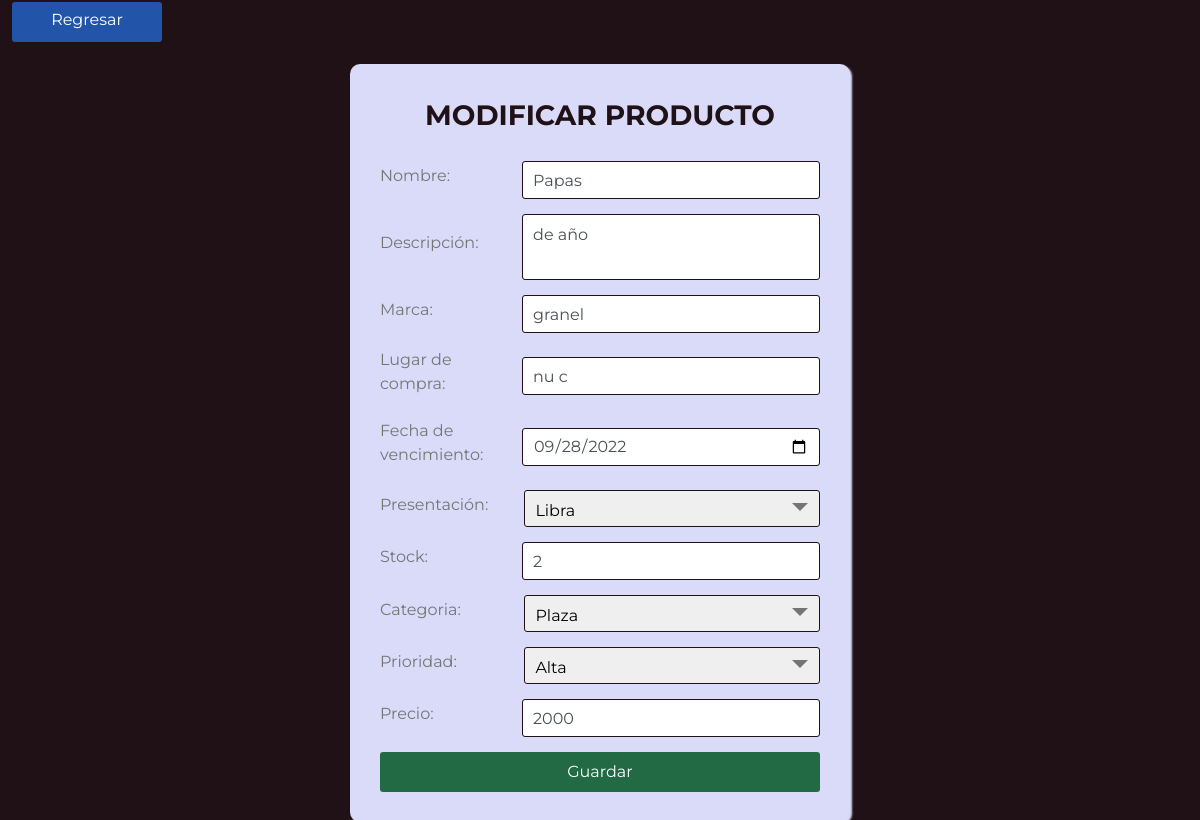
Screenshot of /index.php?c=producto&a=modificar&id=00000000002 with the database file from the repository.
### tables this page shows
CREATE TABLE IF NOT EXISTS `producto` (
  `idProducto` int(11) UNSIGNED ZEROFILL NOT NULL AUTO_INCREMENT,
  `nombreProducto` varchar(50) DEFAULT NULL,
  `descripcionProducto` varchar(50) DEFAULT NULL,
  `marca` varchar(50) DEFAULT NULL,
  `lugarDeCompra` varchar(50) DEFAULT NULL,
  `fechaVencimiento` date DEFAULT NULL,
  `idPresentacion` varchar(10) NOT NULL,
  `stock` int(11) DEFAULT NULL,
  `idCategoria` varchar(10) NOT NULL,
  `idPrioridad` varchar(10) NOT NULL,
  `precio` double DEFAULT NULL,
  `estado` int(1) DEFAULT NULL,
  PRIMARY KEY (`idProducto`),
  KEY `idPresentacion` (`idPresentacion`),
  KEY `idPrioridad` (`idPrioridad`),
  KEY `idCategoria` (`idCategoria`)
);

CREATE TABLE IF NOT EXISTS `presentacion` (
  `idPresentacion` varchar(10) NOT NULL,
  `nombrePresentacion` varchar(50) DEFAULT NULL,
  `siglaPresentacion` varchar(50) DEFAULT NULL,
  PRIMARY KEY (`idPresentacion`)
);

CREATE TABLE IF NOT EXISTS `categoria` (
  `idCategoria` varchar(10) NOT NULL,
  `nombreCategoria` varchar(50) DEFAULT NULL,
  PRIMARY KEY (`idCategoria`)
);

CREATE TABLE IF NOT EXISTS `prioridad` (
  `idPrioridad` varchar(10) NOT NULL,
  `nombrePrioridad` varchar(50) NOT NULL,
  PRIMARY KEY (`idPrioridad`)
);

### controllers/Producto.php (called while the page is built, shortened)
<?php
	class ProductoController {
		public function __construct(){
			require_once "models/ProductoModel.php";
		}
		public function modificar($idProducto){
			$producto = new Producto_model();
			$presentacion = new Presentacion_model();
			$categoria = new Categoria_model();
			$prioridad = new Prioridad_model();
			$data["idProducto"] = $idProducto;
			$data["producto"] = $producto->get_producto($idProducto);
			$data["presentacion"] = $presentacion->get_presentaciones();
			$data["categoria"] = $categoria->get_categorias();
			$data["prioridad"] = $prioridad->get_prioridades();
			$data["titulo"] = "Modificar producto";
			require_once "views/producto/modificarProducto.php";
		}
	}
?>

### config/database.php (called while the page is built)
<?php
	class Conectar {
		public static function conexion () {
			$conexion = new mysqli("localhost", "root", "", "casa");
			return $conexion;
		}
	}
?>

### models/ProductoModel.php (called while the page is built, shortened)
<?php
	class Producto_model {
		private $db;
		public function __construct(){
			$this->db = Conectar::conexion();
		}
		public function get_producto($idProducto){
			$sql = "SELECT * FROM producto WHERE idProducto='$idProducto' LIMIT 1";
			$resultado = $this->db->query($sql);
			$row = $resultado->fetch_assoc();
			return $row;
		}
	}
	class Presentacion_model {
		private $db;
		private $presentacion;
		public function __construct(){
			$this->db = Conectar::conexion();
			$this->presentacion = array();
		}
		public function get_presentaciones()
		{
			$sql = "SELECT * FROM presentacion";
			$resultado = $this->db->query($sql);
			while($row = $resultado->fetch_assoc())
			{
				$this->presentacion[] = $row;
			}
			return $this->presentacion;
		}
	}
	class Categoria_model {
		private $db;
		private $categoria;
		public function __construct(){
			$this->db = Conectar::conexion();
			$this->categoria = array();
		}
		public function get_categorias()
		{
			$sql = "SELECT * FROM categoria";
			$resultado = $this->db->query($sql);
			while($row = $resultado->fetch_assoc())
			{
				$this->categoria[] = $row;
			}
			return $this->categoria;
		}
	}
	class Prioridad_model {
		private $db;
		private $prioridad;
		public function __construct(){
			$this->db = Conectar::conexion();
			$this->prioridad = array();
		}
		public function get_prioridades()
		{
			$sql = "SELECT * FROM prioridad";
			$resultado = $this->db->query($sql);
			while($row = $resultado->fetch_assoc())
			{
				$this->prioridad[] = $row;
			}
			return $this->prioridad;
		}
	}
?>

### views/producto/modificarProducto.php (the view, shortened to what this page needs)
<!DOCTYPE html>
<html>
	<head>
		<link rel="stylesheet" href="assets/css/bootstrap.min.css">
		<link rel="stylesheet" href="assets/css/estilola.css" class="stylesheet">
	</head>
	<body>
		<a href="?c=producto" class="btn regresar">Regresar</a>
		<div class="container">
			<div class="titulo">
			<?php echo $data["titulo"]; ?>
			</div>
			<div class="form">
				<form id="nuevo" name="nuevo" method="POST" action="?c=producto&a=actualizar" autocomplete="off">
					<div class="form-group campo_input">
						<label for="nombreProducto">Nombre:</label>
						<input type="text" class="form-control input" id="nombreProducto" name="nombreProducto" value="<?php echo $data["producto"]["nombreProducto"]?>" required autofocus/>
					</div>
					<div class="form-group campo_input">
						<label for="descripcionProducto">Descripción:</label>
						<textarea type="textarea" class="form-control textarea" id="descripcionProducto" name="descripcionProducto" required><?php echo $data["producto"]["descripcionProducto"]?></textarea>
					</div>
					<div class="form-group campo_input">
						<label for="marca">Marca:</label>
						<input type="text" class="form-control input" id="marca" name="marca" value="<?php echo $data["producto"]["marca"]?>" required/>
					</div>
					<div class="form-group campo_input">
						<label for="lugarDeCompra">Lugar de compra:</label>
						<input type="text" class="form-control input" id="lugarDeCompra" name="lugarDeCompra" value="<?php echo $data["producto"]["lugarDeCompra"]?>" required/>
					</div>
					<div class="form-group campo_input">
						<label for="fechaVencimiento">Fecha de vencimiento:</label>
						<input type="date" class="form-control input" id="fechaVencimiento" name="fechaVencimiento" value="<?php echo $data["producto"]["fechaVencimiento"]?>" required/>
					</div>
					<div class="form-group campo_input">
						<label for="Presentacion">Presentación:</label>
						<div class="costum_select">
							<select name="idPresentacion" id="idPresentacion" autocomplete="off" required>
								<?php  foreach($data["presentacion"] as $dato) {?>
									<option value="<?php echo $dato["idPresentacion"]?>" <?php
									if ($dato["idPresentacion"] == $data["producto"]["idPresentacion"]) {
										echo "selected"; } ?> >
									<?php echo $dato["nombrePresentacion"]."</option>";} ?>
							</select>
						</div>
					</div>
					<div class="form-group campo_input">
						<label for="stock">Stock:</label>
						<input type="text" class="form-control input" id="stock" name="stock" value="<?php echo $data["producto"]["stock"]?>" required/>
					</div>
					<div class="form-group campo_input">
						<label for="Categoria">Categoria:</label>
						<div class="costum_select">
							<select name="idCategoria" id="idCategoria" autocomplete="off" required>
								<?php  foreach($data["categoria"] as $dato) {?>
									<option value="<?php echo $dato["idCategoria"]?>" <?php
									if ($dato["idCategoria"] == $data["producto"]["idCategoria"]) {
										echo "selected"; } ?> >
									<?php echo $dato["nombreCategoria"]."</option>";} ?>
							</select>
						</div>
					</div>
					<div class="form-group campo_input">
						<label for="Prioridad">Prioridad:</label>
						<div class="costum_select">
							<select name="idPrioridad" id="idPrioridad" autocomplete="off" required>
								<?php  foreach($data["prioridad"] as $dato) {?>
									<option value="<?php echo $dato["idPrioridad"]?>" <?php
									if ($dato["idPrioridad"] == $data["producto"]["idPrioridad"]) {
										echo "selected"; } ?> >
									<?php echo $dato["nombrePrioridad"]."</option>";} ?>
							</select>
						</div>
					</div>
					<div class="form-group campo_input">
						<label for="precio">Precio:</label>
						<input type="text" class="form-control input" id="precio" name="precio" value="<?php echo $data["producto"]["precio"]?>" required/>
					</div>
					<button id="guardar" name="guardar" type="submit" class="btn guardar">Guardar</button>
				</form>
			</div>
		</div>
    	<link href="//cdn.jsdelivr.net/npm/@sweetalert2/theme-dark@4/dark.css" rel="stylesheet">
	</body>
</html>

### index.php (shortened to what this page needs)
<?php
	require_once "core/routes.php";
	require_once "config/database.php";
	if(isset($_GET['c'])){
		$controlador = cargarControlador($_GET['c']);
		if(isset($_GET['a'])){
			if(isset($_GET['id'])){
				cargarAccion($controlador, $_GET['a'], $_GET['id']);
				} else {
				cargarAccion($controlador, $_GET['a']);
			}
			} else {
			cargarAccion($controlador, AccionPrincipalGeneral);
		}
		} else {
		$controlador = cargarControlador(ControladorPrincipal);
		$accionTmp = AccionPrincipal;
		$controlador->$accionTmp();
	}
?>

### core/routes.php (shortened to what this page needs)
<?php
	function cargarAccion($controller, $accion, $id = null){
		if(isset($accion) && method_exists($controller, $accion)){
			if($id == null){
				$controller->$accion();
				} else {
				$controller->$accion($id);
			}
			} else {
			$controller->AccionPrincipal();
		}
	}
?>

### assets/css/estilola.css (style rules this page uses)
:root { --azulito: #2254aaff; --amarilloso: #c39873ff; --erde: #226a44; --purpuroso: #1f1116ff; --medio-blanquito: #d9dbf8ff; --naranjo-claro: #d9c7c7ff; --chocolatoso: #532816; --rojito: #881416ff; --lavandita: #585172ff; --negrito: #030108ff; }
* { margin: 0; padding: 0; box-sizing: border-box; font-family: 'Montserrat', sans-serif; font-size: 1rem; }
body { background: var(--purpuroso); padding: 0 10px; }
.regresar { min-width: 50px; max-width: 150px; width: 100%; background: var(--azulito); height: 40px; margin: 2px; padding: 6px 6px; font-size: 16px; border: 0; color: white; cursor: pointer; border-radius: 3px; outline: none; align-items: center; }
.container { max-width: 500px; width: 100%; background: var(--medio-blanquito); margin: 20px auto; padding: 30px; box-shadow: 2px 2px 2px var(--medio-blanquito); border-radius: 10px; }
.container .titulo { font-size: 28px; font-weight: 700; margin-bottom: 25px; color: var(--purpuroso); text-transform: uppercase; text-align: center; }
.container .form { width: 100%; }
.container .form .campo_input { margin-bottom: 15px; display: flex; align-items: center; }
.container .form .campo_input label { width: 200px; color: #757575; margin-right: 10px; font-size: 16px; }
.container .form .campo_input .input, .container .form .campo_input .textarea { width: 100%; outline: none; border: 1px solid var(--purpuroso); font-size: 16px; padding: 8px 10px; border-radius: 3px; transition: all 0.3s ease; }
.container .form .campo_input .textarea { resize: none; }
.container .form .campo_input .costum_select { position: relative; width: 100%; height: 37px; }
.container .form .campo_input .costum_select select { -webkit-appearance: none; appearance: none; border: 1px solid var(--purpuroso); width: 100%; height: 100%; padding: 8px 10px; border-radius: 3px; outline: none; }
.container .form .campo_input .costum_select:before { content: ""; position: absolute; top: 13px; right: 12px; border: 8px solid; border-color: #757575 transparent transparent transparent; pointer-events: none; }
.container .form .guardar { width: 100%; height: 40px; padding: 0px 10px; font-size: 16px; border: 0; background: var(--erde); color: white; cursor: pointer; border-radius: 3px; outline: none; }

### rows the page displays
producto: nombreProducto "Papas", descripcionProducto "de año", marca "granel", lugarDeCompra "nu c", fechaVencimiento "09/28/2022", idPresentacion "Libra", stock "2", idCategoria "Plaza", idPrioridad "Alta", precio "2000"

### other values shown
$data["titulo"] "MODIFICAR PRODUCTO"
